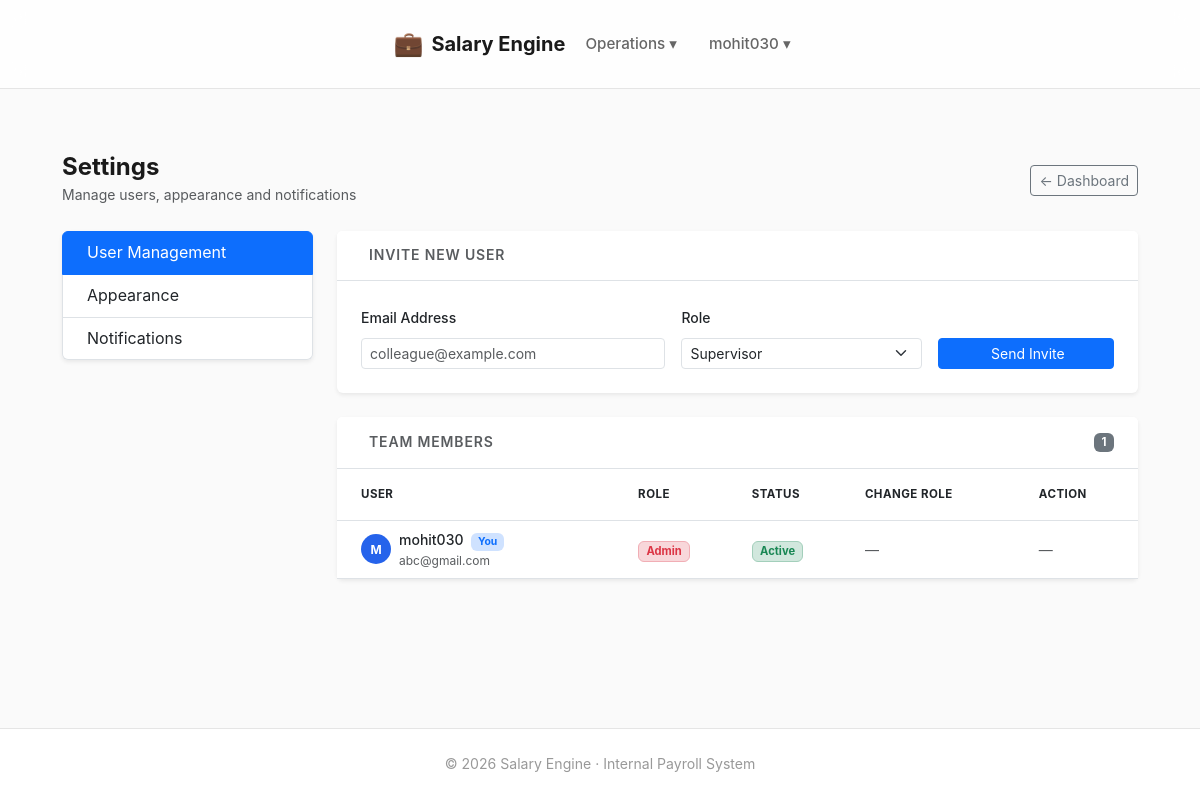
Page /accounts/settings/ (signed in) on the earlier database version.
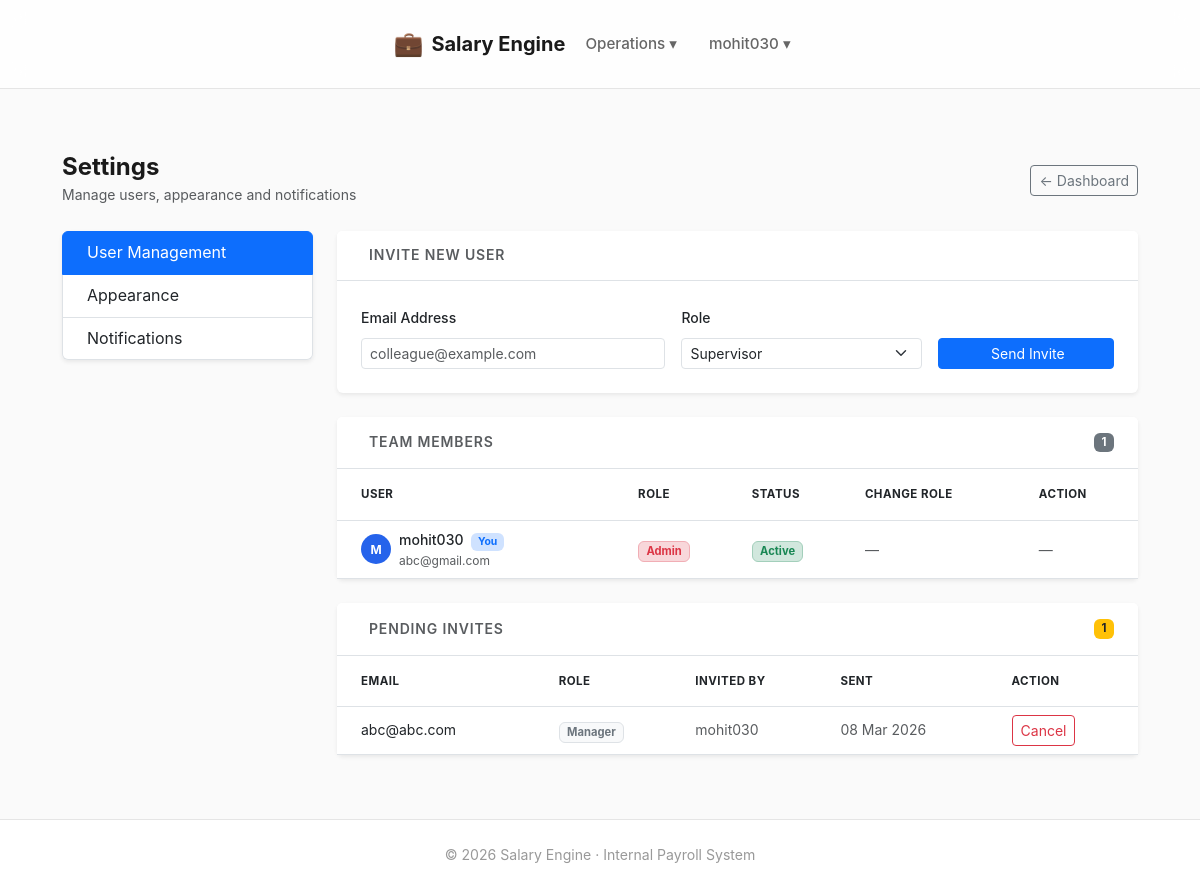
Same page on the later database version.
### companies/models.py (models this page shows, shortened)
class OrganisationUser(models.Model):
    ROLE_CHOICES = (
        ("ADMIN", "Admin"),
        ("MANAGER", "Manager"),
        ("SUPERVISOR", "Supervisor"),
    )
    user = models.OneToOneField(
        User,
        on_delete=models.CASCADE,
        related_name="organisation_user"
    )
    organisation = models.ForeignKey(
        Organisation,
        on_delete=models.CASCADE,
        related_name="users"
    )
    role  = models.CharField(max_length=20, choices=ROLE_CHOICES)
    phone = models.CharField(max_length=20, blank=True, default="")
    THEME_CHOICES = (("light", "Light"), ("dark", "Dark"))
    theme = models.CharField(max_length=10, choices=THEME_CHOICES, default="light")
    notify_payroll_complete  = models.BooleanField(default=True)
    notify_salary_hold       = models.BooleanField(default=True)
    notify_salary_failed     = models.BooleanField(default=False)
    notify_approval_request  = models.BooleanField(default=True)

class UserInvite(models.Model):
    STATUS_CHOICES = (
        ("PENDING",  "Pending"),
        ("ACCEPTED", "Accepted"),
        ("EXPIRED",  "Expired"),
    )
    ROLE_CHOICES = OrganisationUser.ROLE_CHOICES
    organisation = models.ForeignKey(
        Organisation,
        on_delete=models.CASCADE,
        related_name="invites"
    )
    email = models.EmailField()
    role  = models.CharField(max_length=20, choices=ROLE_CHOICES, default="SUPERVISOR")
    token = models.UUIDField(default=uuid.uuid4, unique=True, editable=False)
    status = models.CharField(max_length=20, choices=STATUS_CHOICES, default="PENDING")
    invited_by = models.ForeignKey(
        User, on_delete=models.SET_NULL, null=True, related_name="sent_invites"
    )
    created_at = models.DateTimeField(auto_now_add=True)
    class Meta:
        unique_together = ("organisation", "email")

### accounts/views.py (the view)
# urls.py: path("settings/",                       views.settings_view,   name="settings"),
@role_required("ADMIN")
def settings_view(request):
    org_user = get_org_user(request)
    org      = org_user.organisation
    members = OrganisationUser.objects.filter(
        organisation=org
    ).select_related("user").order_by("role", "user__username")
    invites = UserInvite.objects.filter(
        organisation=org, status="PENDING"
    ).order_by("-created_at")
    return render(request, "accounts/settings.html", {
        "org_user": org_user,
        "members":  members,
        "invites":  invites,
        "org":      org,
    })

### accounts/views.py (called while the page is built)
def get_org_user(request):
    return request.user.organisation_user

### dashboard/context_processors.py (called while the page is built)
def approval_badges(request):
    if not request.user.is_authenticated or not request.user.is_staff:
        return {}
    return {
        "approval_badges": {
            "employee_drafts": EmployeeDraft.objects.filter(status="PENDING").count(),
            "employee_changes": EmployeeChangeRequest.objects.filter(status="PENDING").count(),
            "bank_changes": BankChangeRequest.objects.filter(status="PENDING").count(),
        }
    }

### templates/accounts/settings.html (shortened to what the changed rows need)
{% extends "base.html" %}
{% block content %}
<div class="container-fluid py-3" style="max-width:1100px;">
    <div class="row g-4">
        <div class="col-lg-9">
            <div class="tab-content">
                <div class="tab-pane fade show active" id="users">
                    <div class="card border-0 shadow-sm mb-4">
                        <div class="table-responsive">
                            <table class="table table-hover align-middle mb-0">
                                <thead style="background:#f8f9fa;font-size:.72rem;letter-spacing:.04em;">
                                    <tr class="text-uppercase text-muted fw-semibold">
                                        <th class="ps-4 py-3">User</th>
                                        <th class="py-3">Role</th>
                                        <th class="py-3">Status</th>
                                        <th class="py-3">Change Role</th>
                                        <th class="py-3">Action</th>
                                    </tr>
                                </thead>
                                <tbody>
                                    {% for m in members %}
                                    <tr {% if not m.user.is_active %}style="opacity:.5;"{% endif %}>
                                        <td class="ps-4 py-2">
                                            <div class="d-flex align-items-center gap-2">
                                                <div class="d-flex align-items-center justify-content-center fw-bold text-white rounded-circle"
                                                     style="width:30px;height:30px;background:#2563eb;font-size:.75rem;flex-shrink:0;">
                                                    {{ m.user.username|first|upper }}
                                                </div>
                                                <div>
                                                    <div class="fw-medium small">
                                                        {{ m.user.get_full_name|default:m.user.username }}
                                                        {% if m.user == request.user %}
                                                            <span class="badge bg-primary-subtle text-primary ms-1" style="font-size:.65rem;">You</span>
                                                        {% endif %}
                                                    </div>
                                                    <div class="text-muted" style="font-size:.75rem;">{{ m.user.email|default:"—" }}</div>
                                                </div>
                                            </div>
                                        </td>
                                        <td class="py-2">
                                            {% if m.role == "ADMIN" %}
                                                <span class="badge bg-danger-subtle text-danger border border-danger-subtle" style="font-size:.7rem;">Admin</span>
                                            {% elif m.role == "MANAGER" %}
                                                <span class="badge bg-warning-subtle text-warning border border-warning-subtle" style="font-size:.7rem;">Manager</span>
                                            {% else %}
                                                <span class="badge bg-light text-secondary border" style="font-size:.7rem;">Supervisor</span>
                                            {% endif %}
                                        </td>
                                        <td class="py-2">
                                            {% if m.user.is_active %}
                                                <span class="badge bg-success-subtle text-success border border-success-subtle" style="font-size:.7rem;">Active</span>
                                            {% else %}
                                                <span class="badge bg-secondary-subtle text-secondary border" style="font-size:.7rem;">Inactive</span>
                                            {% endif %}
                                        </td>
                                        <td class="py-2">
                                            {% if m.user != request.user %}
                                            <form method="post" action="{% url 'accounts:change_role' m.id %}" class="d-flex gap-1">
                                                {% csrf_token %}
                                                <select name="role" class="form-select form-select-sm" style="width:120px;">
                                                    <option value="ADMIN"      {% if m.role == "ADMIN"      %}selected{% endif %}>Admin</option>
                                                    <option value="MANAGER"    {% if m.role == "MANAGER"    %}selected{% endif %}>Manager</option>
                                                    <option value="SUPERVISOR" {% if m.role == "SUPERVISOR" %}selected{% endif %}>Supervisor</option>
                                                </select>
                                                <button type="submit" class="btn btn-outline-primary btn-sm px-2">
                                                    <i class="bi bi-check2"></i>
                                                </button>
                                            </form>
                                            {% else %}
                                                <span class="text-muted small">—</span>
                                            {% endif %}
                                        </td>
                                        <td class="py-2">
                                            {% if m.user != request.user %}
                                            <form method="post" action="{% url 'accounts:deactivate_user' m.id %}">
                                                {% csrf_token %}
                                                <button type="submit"
                                                        class="btn btn-sm {% if m.user.is_active %}btn-outline-danger{% else %}btn-outline-success{% endif %}"
                                                        onclick="return confirm('{% if m.user.is_active %}Deactivate {% else %}Activate {% endif %}{{ m.user.username }}?')">
                                                    {% if m.user.is_active %}
                                                        <i class="bi bi-person-x"></i> Deactivate
                                                    {% else %}
                                                        <i class="bi bi-person-check"></i> Activate
                                                    {% endif %}
                                                </button>
                                            </form>
                                            {% else %}
                                                <span class="text-muted small">—</span>
                                            {% endif %}
                                        </td>
                                    </tr>
                                    {% empty %}
                                    <tr><td colspan="5" class="text-center text-muted py-4">No members found.</td></tr>
                                    {% endfor %}
                                </tbody>
                            </table>
                        </div>
                    </div>
                    {% if invites %}
                    <div class="card border-0 shadow-sm">
                        <div class="card-header bg-white border-bottom px-4 py-3 d-flex justify-content-between align-items-center">
                            <h6 class="fw-semibold mb-0 small text-uppercase text-muted" style="letter-spacing:.06em;">
                                Pending Invites
                            </h6>
                            <span class="badge bg-warning text-dark" style="font-size:.72rem;">{{ invites|length }}</span>
                        </div>
                        <div class="table-responsive">
                            <table class="table table-hover align-middle mb-0">
                                <thead style="background:#f8f9fa;font-size:.72rem;letter-spacing:.04em;">
                                    <tr class="text-uppercase text-muted fw-semibold">
                                        <th class="ps-4 py-3">Email</th>
                                        <th class="py-3">Role</th>
                                        <th class="py-3">Invited By</th>
                                        <th class="py-3">Sent</th>
                                        <th class="py-3">Action</th>
                                    </tr>
                                </thead>
                                <tbody>
                                    {% for inv in invites %}
                                    <tr>
                                        <td class="ps-4 py-2 small">{{ inv.email }}</td>
                                        <td class="py-2">
                                            <span class="badge bg-light text-secondary border" style="font-size:.7rem;">{{ inv.get_role_display }}</span>
                                        </td>
                                        <td class="py-2 small text-muted">{{ inv.invited_by.username|default:"—" }}</td>
                                        <td class="py-2 small text-muted">{{ inv.created_at|date:"d M Y" }}</td>
                                        <td class="py-2">
                                            <form method="post" action="{% url 'accounts:cancel_invite' inv.id %}">
                                                <button type="submit" class="btn btn-outline-danger btn-sm"
                                                        onclick="return confirm('Cancel invite to {{ inv.email }}?')">
                                                     Cancel
                                                </button>
                                            </form>
                                        </td>
                                    </tr>
                                    {% endfor %}
                                </tbody>
                            </table>
                        </div>
                    </div>
                    {% endif %}
                </div>
            </div>
        </div>
    </div>
</div>
{% endblock %}

Differences in the rows shown:
added UserInvite: email "abc@abc.com", role "Manager", invited_by.username "mohit030", created_at "08 Mar 2026"
Other differences:
{{ invites|length }}: (not shown) → "1"
text now shown: "PENDING INVITES EMAIL ROLE INVITED BY SENT ACTION"
